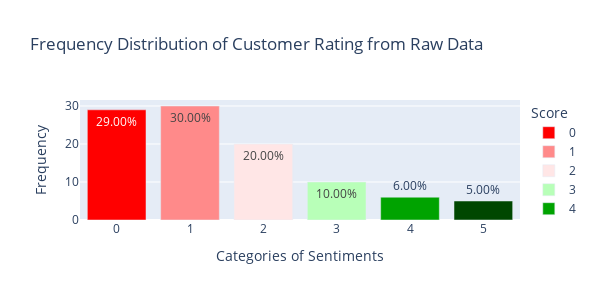

The notebook cell this image was saved under:
### Code cell
colors_list = ['#FF0000','#FF8A8A','#FFE6E6','#B8FFB8','#00A300','#004700']
fig = px.bar(frequency_sentiments, y='count(%)', x='Score', #text_auto='.4s',
             text=[f"{i:.2f}%" for i in frequency_sentiments['count(%)']],
             color='Score',color_discrete_sequence=colors_list,
             title="Frequency Distribution of Customer Rating from Raw Data")
fig.update_layout(
    xaxis_title="Categories of Sentiments",
    yaxis_title="Frequency",
    width=600, # width in pixels
    height=300 # height in pixels
)
fig.show()

### Figure 1 — Plotly figure (JSON) as saved in the notebook; plotly's stock layout.template omitted (floating-point values rounded to 4 significant figures)
{"data": [{"alignmentgroup": "True", "hovertemplate": "Score=%{x}<br>count(%)=%{y}<br>text=%{text}<extra></extra>", "legendgroup": "0", "marker": {"color": "#FF0000", "pattern": {"shape": ""}}, "name": "0", "offsetgroup": "0", "orientation": "v", "showlegend": true, "text": ["29.00%"], "textposition": "auto", "type": "bar", "x": ["0"], "xaxis": "x", "y": [29.0], "yaxis": "y"}, {"alignmentgroup": "True", "hovertemplate": "Score=%{x}<br>count(%)=%{y}<br>text=%{text}<extra></extra>", "legendgroup": "1", "marker": {"color": "#FF8A8A", "pattern": {"shape": ""}}, "name": "1", "offsetgroup": "1", "orientation": "v", "showlegend": true, "text": ["30.00%"], "textposition": "auto", "type": "bar", "x": ["1"], "xaxis": "x", "y": [30], "yaxis": "y"}, {"alignmentgroup": "True", "hovertemplate": "Score=%{x}<br>count(%)=%{y}<br>text=%{text}<extra></extra>", "legendgroup": "2", "marker": {"color": "#FFE6E6", "pattern": {"shape": ""}}, "name": "2", "offsetgroup": "2", "orientation": "v", "showlegend": true, "text": ["20.00%"], "textposition": "auto", "type": "bar", "x": ["2"], "xaxis": "x", "y": [20], "yaxis": "y"}, {"alignmentgroup": "True", "hovertemplate": "Score=%{x}<br>count(%)=%{y}<br>text=%{text}<extra></extra>", "legendgroup": "3", "marker": {"color": "#B8FFB8", "pattern": {"shape": ""}}, "name": "3", "offsetgroup": "3", "orientation": "v", "showlegend": true, "text": ["10.00%"], "textposition": "auto", "type": "bar", "x": ["3"], "xaxis": "x", "y": [10], "yaxis": "y"}, {"alignmentgroup": "True", "hovertemplate": "Score=%{x}<br>count(%)=%{y}<br>text=%{text}<extra></extra>", "legendgroup": "4", "marker": {"color": "#00A300", "pattern": {"shape": ""}}, "name": "4", "offsetgroup": "4", "orientation": "v", "showlegend": true, "text": ["6.00%"], "textposition": "auto", "type": "bar", "x": ["4"], "xaxis": "x", "y": [6], "yaxis": "y"}, {"alignmentgroup": "True", "hovertemplate": "Score=%{x}<br>count(%)=%{y}<br>text=%{text}<extra></extra>", "legendgroup": "5", "marker": {"color": "#004700", "pattern": {"shape": ""}}, "name": "5", "offsetgroup": "5", "orientation": "v", "showlegend": true, "text": ["5.00%"], "textposition": "auto", "type": "bar", "x": ["5"], "xaxis": "x", "y": [5], "yaxis": "y"}], "layout": {"barmode": "relative", "height": 300, "legend": {"title": {"text": "Score"}, "tracegroupgap": 0}, "title": {"text": "Frequency Distribution of Customer Rating from Raw Data"}, "width": 600, "xaxis": {"anchor": "y", "categoryarray": ["0", "1", "2", "3", "4", "5"], "categoryorder": "array", "domain": [0, 1], "title": {"text": "Categories of Sentiments"}}, "yaxis": {"anchor": "x", "domain": [0, 1], "title": {"text": "Frequency"}}}}
